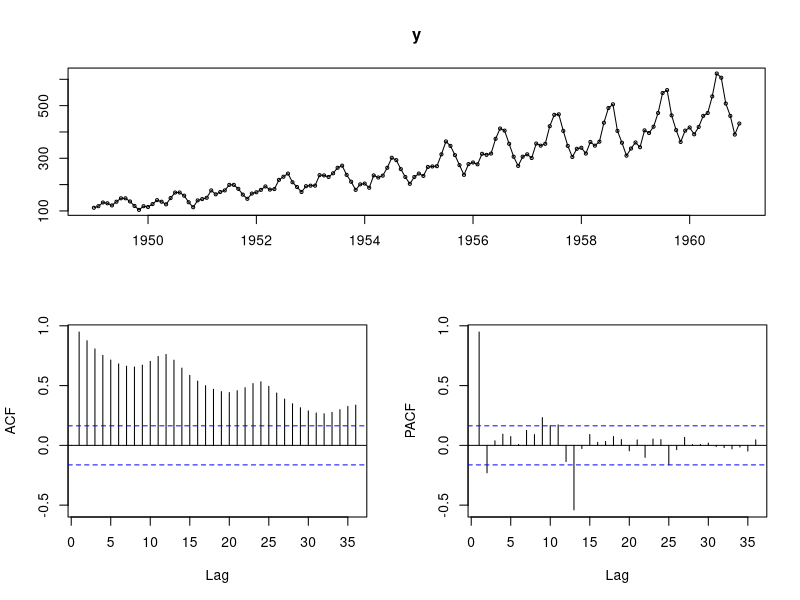
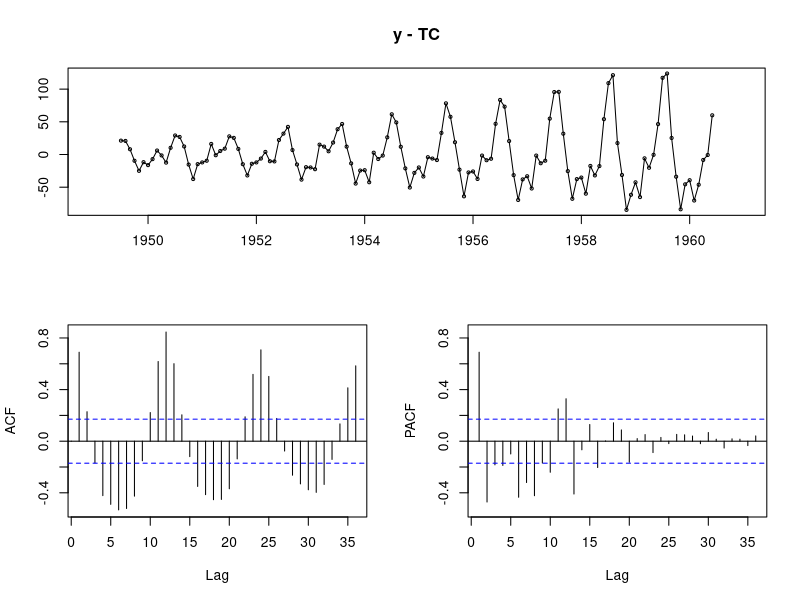
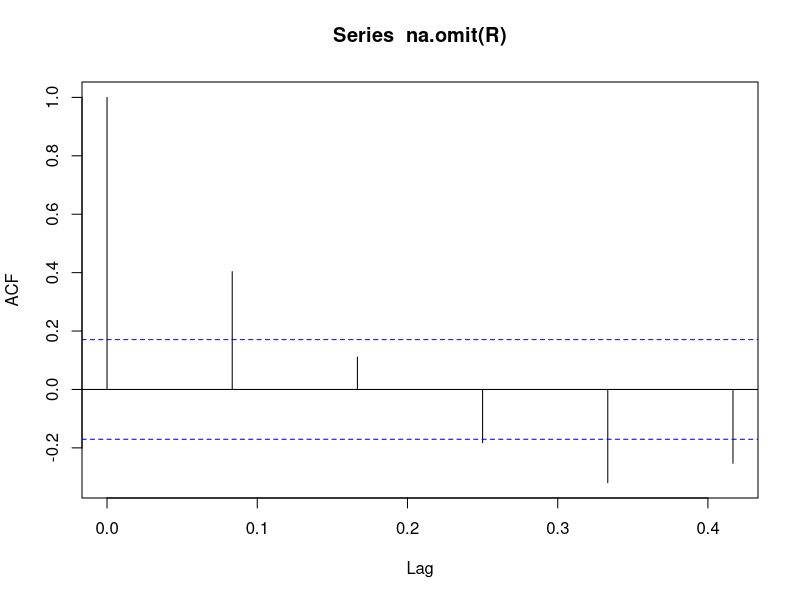
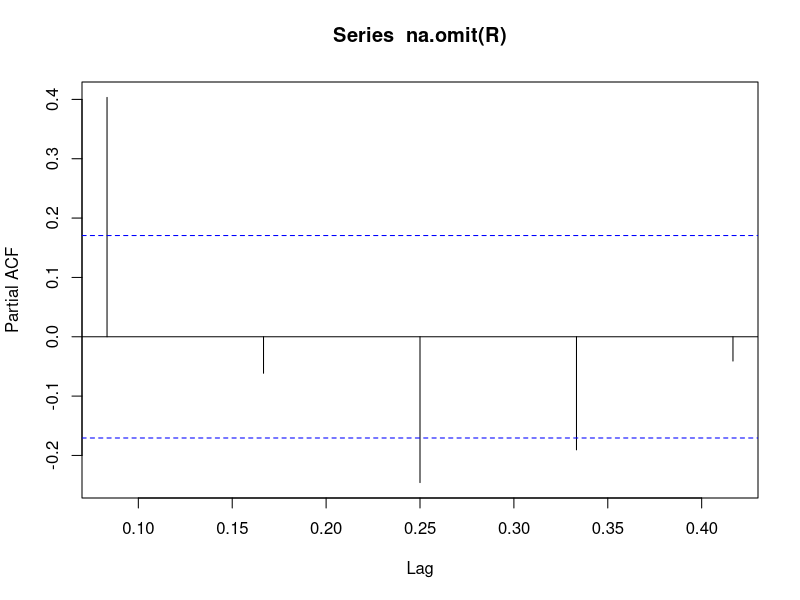
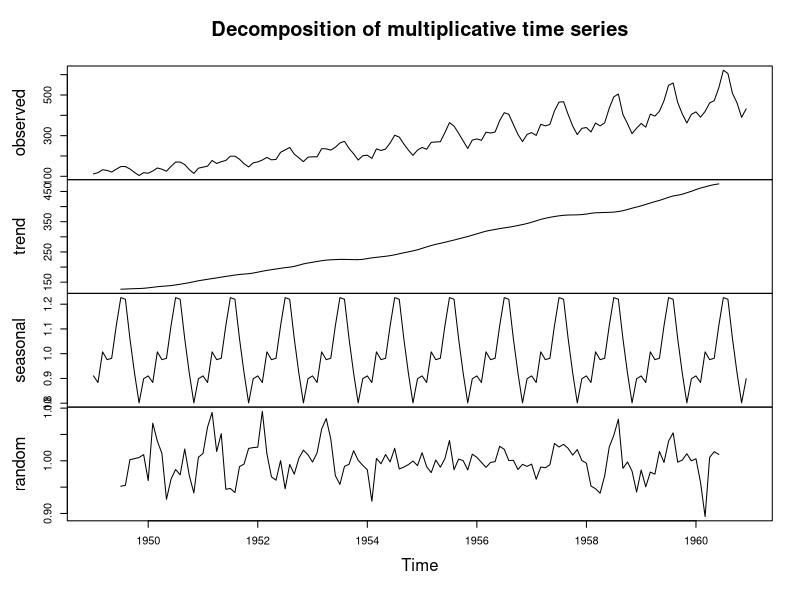
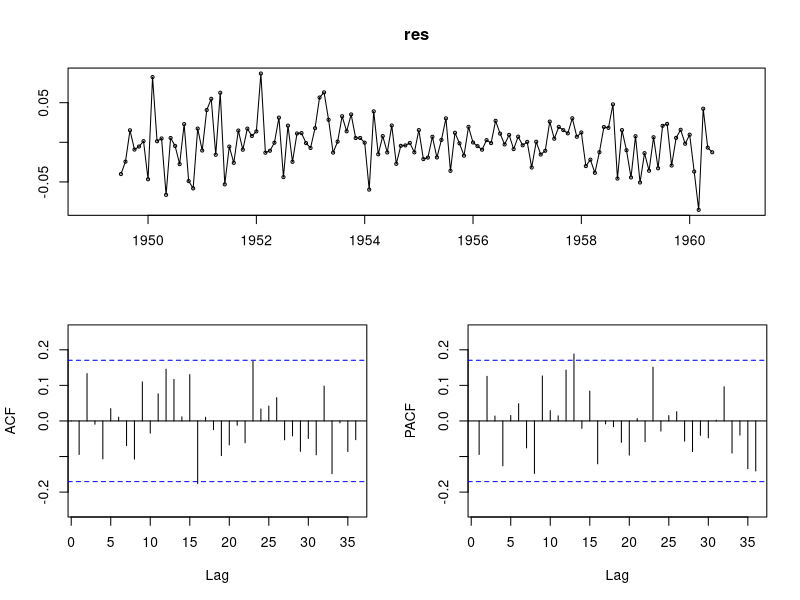
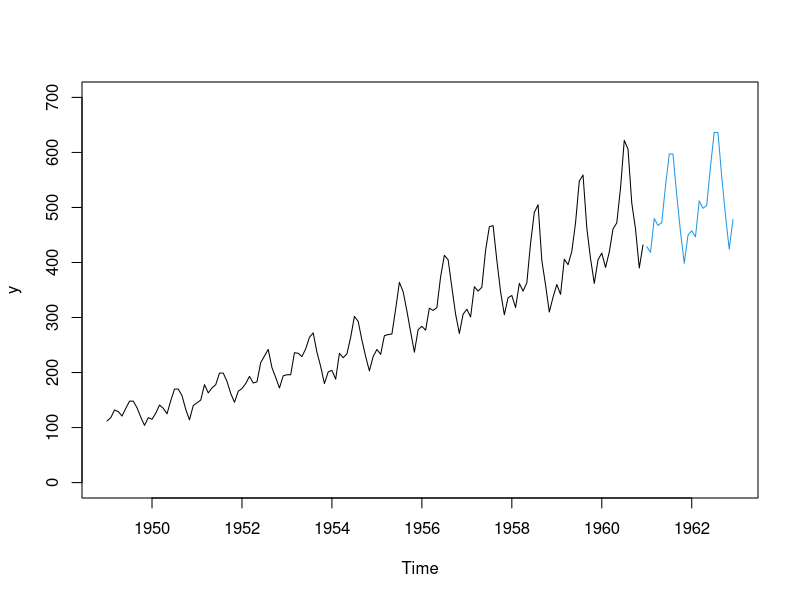
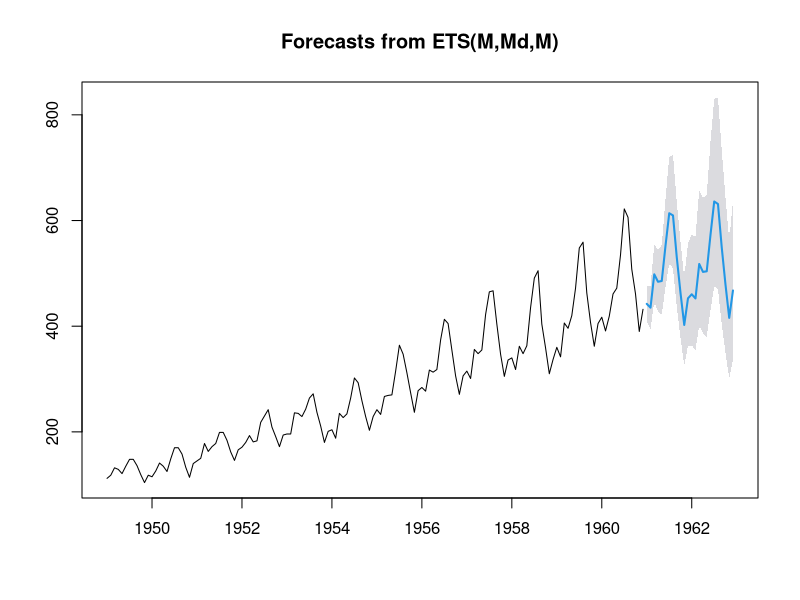

R code for these plots, in order:
library(forecast)
y = AirPassengers
tsdisplay(y)
library(tseries)
adf.test(y)

# Fitting seasonal component
# 12 period moving average 6 ahead and 6 back
#this allows us to remove the monthly ups and downs
TC=ma(y,12)

linear_tc = lm(TC~time(y))
#de-trended time series; only seasonality left
tsdisplay(y-TC)

# each row represents a month
# each column is a year 
pseudo_s = y/TC
matrix_s = matrix(pseudo_s,nrow=12)
# trying to estimate the avergae of each month though the yrs
S = rowMeans(matrix_s,na.rm=TRUE)

#centering the seasonal pattern, for a full cycle, the mean must be 1
S = S/mean(S)

#dividing the series by the linear trend and seasonal component
R=y/(TC*rep(S,12))
acf(na.omit(R), lag.max = 5)
pacf(na.omit(R), lag.max= 5)

m_decomp=decompose(y,type="mult")

plot(m_decomp)

#fitting arima to the residuals
fit=arima(R,order=c(2,0,1))
library(lmtest) # so we can test coefficients for statistical significance
coeftest(fit)
res=residuals(fit)
tsdisplay(res)
Box.test(res,lag=10,t='Ljung-Box')



ftime=seq(1961,length=24,by=deltat(y)) # 24 future months
#combining the seaosonal and linear components
d_fy=(linear_tc$coef[1]+linear_tc$coef[2]*ftime)*rep(S[1:12],2)


# fittig the historical model
fit=Arima(R,order=c(2,0,1), include.mean=T)
fy=forecast(fit,h=30) # forecasts 6 missing months plus 24 months mo

#forecast by multiplying all
msef=d_fy*fy$mean[-c(1:6)]


#plotting the forecast
plot(y,xlim=c(time(y)[1],ftime[length(ftime)]),ylim=c(0,700))
lines(ftime, msef, col=4)


#same thing but easier
m_ets=ets(y,model="MMM")
m_forecast=forecast(ets(y,model="MMM",damped=T),level=95) # 95% confidenc
plot(m_forecast)







